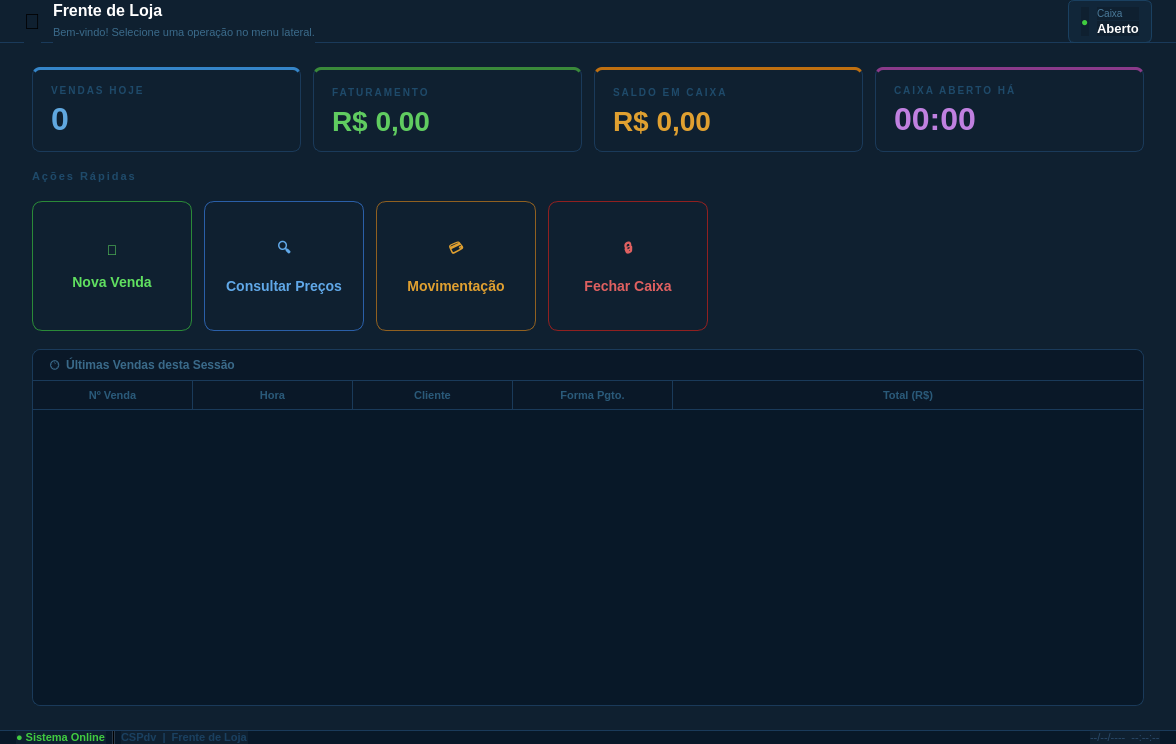
<?xml version="1.0" encoding="UTF-8"?>
<ui version="4.0">
 <class>TelaHomeFrenteLoja</class>
 <widget class="QWidget" name="TelaHomeFrenteLoja">
  <property name="geometry">
   <rect><x>0</x><y>0</y><width>1176</width><height>744</height></rect>
  </property>
  <property name="windowTitle"><string>CSPdv - Frente de Loja</string></property>
  <property name="styleSheet">
   <string notr="true">
    QWidget { font-family: Arial; background-color: #0f2030; }
   </string>
  </property>

  <layout class="QVBoxLayout" name="mainVLayout">
   <property name="spacing"><number>0</number></property>
   <property name="leftMargin"><number>0</number></property>
   <property name="topMargin"><number>0</number></property>
   <property name="rightMargin"><number>0</number></property>
   <property name="bottomMargin"><number>0</number></property>

   <!-- HEADER INTERNO -->
   <item>
    <widget class="QFrame" name="frameHeader">
     <property name="minimumHeight"><number>56</number></property>
     <property name="maximumHeight"><number>56</number></property>
     <property name="styleSheet">
      <string notr="true">
       QFrame#frameHeader {
        background: qlineargradient(x1:0,y1:0,x2:0,y2:1,
         stop:0 #1a3a5a, stop:1 #0a1828);
        border-bottom: 1px solid #1a3a5a;
       }
      </string>
     </property>
     <layout class="QHBoxLayout" name="headerHL">
      <property name="spacing"><number>12</number></property>
      <property name="leftMargin"><number>24</number></property>
      <property name="topMargin"><number>0</number></property>
      <property name="rightMargin"><number>24</number></property>
      <property name="bottomMargin"><number>0</number></property>
      <item>
       <widget class="QLabel" name="lblHeaderIcone">
        <property name="text"><string>&#128722;</string></property>
        <property name="styleSheet"><string notr="true">font-size:22px;</string></property>
       </widget>
      </item>
      <item>
       <layout class="QVBoxLayout"><property name="spacing"><number>1</number></property>
        <item><widget class="QLabel" name="lblHeaderTitulo"><property name="text"><string>Frente de Loja</string></property><property name="styleSheet"><string notr="true">color:white;font-size:16px;font-weight:bold;</string></property></widget></item>
        <item><widget class="QLabel" name="lblHeaderSub"><property name="text"><string>Bem-vindo! Selecione uma opera&#231;&#227;o no menu lateral.</string></property><property name="styleSheet"><string notr="true">color:#3a6a8a;font-size:11px;</string></property></widget></item>
       </layout>
      </item>
      <item><spacer><property name="orientation"><enum>Qt::Horizontal</enum></property><property name="sizeHint" stdset="0"><size><width>20</width><height>10</height></size></property></spacer></item>
      <!-- Status do caixa no header -->
      <item>
       <widget class="QFrame" name="frameStatusCaixaHeader">
        <property name="styleSheet"><string notr="true">QFrame#frameStatusCaixaHeader{background-color:rgba(53,133,200,15);border:1px solid #1a4060;border-radius:6px;}</string></property>
        <layout class="QHBoxLayout" name="statusCaixaHL">
         <property name="spacing"><number>8</number></property>
         <property name="leftMargin"><number>12</number></property><property name="topMargin"><number>6</number></property>
         <property name="rightMargin"><number>12</number></property><property name="bottomMargin"><number>6</number></property>
         <item><widget class="QLabel" name="lblStatusCaixaIcon"><property name="text"><string>&#9679;</string></property><property name="styleSheet"><string notr="true">font-size:12px;color:#40cc40;</string></property></widget></item>
         <item>
          <layout class="QVBoxLayout"><property name="spacing"><number>1</number></property>
           <item><widget class="QLabel" name="lblStatusCaixaLabel"><property name="text"><string>Caixa</string></property><property name="styleSheet"><string notr="true">font-size:10px;color:#4a7a9a;</string></property></widget></item>
           <item><widget class="QLabel" name="lblStatusCaixaValor"><property name="text"><string>Aberto</string></property><property name="styleSheet"><string notr="true">font-size:13px;font-weight:bold;color:white;</string></property></widget></item>
          </layout>
         </item>
        </layout>
       </widget>
      </item>
     </layout>
    </widget>
   </item>

   <!-- CONTEÚDO PRINCIPAL -->
   <item>
    <widget class="QWidget" name="widgetContent">
     <layout class="QVBoxLayout" name="contentVLayout">
      <property name="spacing"><number>18</number></property>
      <property name="leftMargin"><number>32</number></property>
      <property name="topMargin"><number>24</number></property>
      <property name="rightMargin"><number>32</number></property>
      <property name="bottomMargin"><number>24</number></property>

      <!-- Cards de resumo do caixa atual -->
      <item>
       <layout class="QHBoxLayout" name="cardsHL"><property name="spacing"><number>12</number></property>

        <!-- Card: Vendas da sessão -->
        <item>
         <widget class="QFrame" name="cardVendasSessao">
          <property name="minimumHeight"><number>90</number></property>
          <property name="styleSheet">
           <string notr="true">
            QFrame#cardVendasSessao {
             background: qlineargradient(x1:0,y1:0,x2:0,y2:1,
              stop:0 #0d2030, stop:1 #081828);
             border: 1px solid #1a3a5a;
             border-top: 3px solid #3585c8;
             border-radius: 8px;
            }
           </string>
          </property>
          <layout class="QVBoxLayout" name="cardVendasVL">
           <property name="spacing"><number>4</number></property>
           <property name="leftMargin"><number>18</number></property><property name="topMargin"><number>14</number></property>
           <property name="rightMargin"><number>18</number></property><property name="bottomMargin"><number>14</number></property>
           <item><widget class="QLabel" name="lblCardVendasLabel"><property name="text"><string>VENDAS HOJE</string></property><property name="styleSheet"><string notr="true">font-size:10px;font-weight:bold;color:#1e4a6a;letter-spacing:2px;</string></property></widget></item>
           <item><widget class="QLabel" name="lblCardVendasValor"><property name="text"><string>0</string></property><property name="styleSheet"><string notr="true">font-size:32px;font-weight:bold;color:#60a8e0;</string></property></widget></item>
          </layout>
         </widget>
        </item>

        <!-- Card: Faturamento -->
        <item>
         <widget class="QFrame" name="cardFaturamento">
          <property name="minimumHeight"><number>90</number></property>
          <property name="styleSheet">
           <string notr="true">
            QFrame#cardFaturamento {
             background: qlineargradient(x1:0,y1:0,x2:0,y2:1,
              stop:0 #0d2030, stop:1 #081828);
             border: 1px solid #1a3a5a;
             border-top: 3px solid #3a8a3a;
             border-radius: 8px;
            }
           </string>
          </property>
          <layout class="QVBoxLayout" name="cardFatVL">
           <property name="spacing"><number>4</number></property>
           <property name="leftMargin"><number>18</number></property><property name="topMargin"><number>14</number></property>
           <property name="rightMargin"><number>18</number></property><property name="bottomMargin"><number>14</number></property>
           <item><widget class="QLabel" name="lblCardFatLabel"><property name="text"><string>FATURAMENTO</string></property><property name="styleSheet"><string notr="true">font-size:10px;font-weight:bold;color:#1e4a6a;letter-spacing:2px;</string></property></widget></item>
           <item><widget class="QLabel" name="lblCardFatValor"><property name="text"><string>R$ 0,00</string></property><property name="styleSheet"><string notr="true">font-size:28px;font-weight:bold;color:#60cc60;</string></property></widget></item>
          </layout>
         </widget>
        </item>

        <!-- Card: Saldo em Caixa -->
        <item>
         <widget class="QFrame" name="cardSaldoCaixa">
          <property name="minimumHeight"><number>90</number></property>
          <property name="styleSheet">
           <string notr="true">
            QFrame#cardSaldoCaixa {
             background: qlineargradient(x1:0,y1:0,x2:0,y2:1,
              stop:0 #0d2030, stop:1 #081828);
             border: 1px solid #1a3a5a;
             border-top: 3px solid #c07010;
             border-radius: 8px;
            }
           </string>
          </property>
          <layout class="QVBoxLayout" name="cardSaldoVL">
           <property name="spacing"><number>4</number></property>
           <property name="leftMargin"><number>18</number></property><property name="topMargin"><number>14</number></property>
           <property name="rightMargin"><number>18</number></property><property name="bottomMargin"><number>14</number></property>
           <item><widget class="QLabel" name="lblCardSaldoLabel"><property name="text"><string>SALDO EM CAIXA</string></property><property name="styleSheet"><string notr="true">font-size:10px;font-weight:bold;color:#1e4a6a;letter-spacing:2px;</string></property></widget></item>
           <item><widget class="QLabel" name="lblCardSaldoValor"><property name="text"><string>R$ 0,00</string></property><property name="styleSheet"><string notr="true">font-size:28px;font-weight:bold;color:#e0a030;</string></property></widget></item>
          </layout>
         </widget>
        </item>

        <!-- Card: Caixa aberto há -->
        <item>
         <widget class="QFrame" name="cardTempoAberto">
          <property name="minimumHeight"><number>90</number></property>
          <property name="styleSheet">
           <string notr="true">
            QFrame#cardTempoAberto {
             background: qlineargradient(x1:0,y1:0,x2:0,y2:1,
              stop:0 #0d2030, stop:1 #081828);
             border: 1px solid #1a3a5a;
             border-top: 3px solid #8a3a8a;
             border-radius: 8px;
            }
           </string>
          </property>
          <layout class="QVBoxLayout" name="cardTempoVL">
           <property name="spacing"><number>4</number></property>
           <property name="leftMargin"><number>18</number></property><property name="topMargin"><number>14</number></property>
           <property name="rightMargin"><number>18</number></property><property name="bottomMargin"><number>14</number></property>
           <item><widget class="QLabel" name="lblCardTempoLabel"><property name="text"><string>CAIXA ABERTO H&#193;</string></property><property name="styleSheet"><string notr="true">font-size:10px;font-weight:bold;color:#1e4a6a;letter-spacing:2px;</string></property></widget></item>
           <item><widget class="QLabel" name="lblCardTempoValor"><property name="text"><string>00:00</string></property><property name="styleSheet"><string notr="true">font-size:32px;font-weight:bold;color:#c080e0;</string></property></widget></item>
          </layout>
         </widget>
        </item>

       </layout>
      </item>

      <!-- Atalhos rápidos -->
      <item>
       <widget class="QLabel" name="lblAtalhosTitle">
        <property name="text"><string>A&#231;&#245;es R&#225;pidas</string></property>
        <property name="styleSheet"><string notr="true">color:#1e4a6a;font-size:11px;font-weight:bold;letter-spacing:2px;</string></property>
       </widget>
      </item>

      <item>
       <layout class="QHBoxLayout" name="atalhosHL"><property name="spacing"><number>12</number></property>

        <!-- Atalho: Nova Venda -->
        <item>
         <widget class="QPushButton" name="btnAtalhoNovaVenda">
          <property name="text"><string>&#128722;&#10;&#10;Nova Venda</string></property>
          <property name="minimumSize"><size><width>160</width><height>130</height></size></property>
          <property name="styleSheet">
           <string notr="true">
            QPushButton {
             background: qlineargradient(x1:0,y1:0,x2:0,y2:1,
              stop:0 #1a6028, stop:1 #0d3010);
             border: 1px solid #2a8a38;
             border-radius: 10px;
             color: #60e060;
             font-size: 14px;
             font-weight: bold;
            }
            QPushButton:hover {
             background: qlineargradient(x1:0,y1:0,x2:0,y2:1,
              stop:0 #206830, stop:1 #103818);
             border-color: #48cc58;
            }
            QPushButton:pressed {
             background: qlineargradient(x1:0,y1:0,x2:0,y2:1,
              stop:0 #0d3010, stop:1 #061808);
            }
           </string>
          </property>
         </widget>
        </item>

        <!-- Atalho: Consulta de Preços -->
        <item>
         <widget class="QPushButton" name="btnAtalhoConsulta">
          <property name="text"><string>&#128269;&#10;&#10;Consultar Pre&#231;os</string></property>
          <property name="minimumSize"><size><width>160</width><height>130</height></size></property>
          <property name="styleSheet">
           <string notr="true">
            QPushButton {
             background: qlineargradient(x1:0,y1:0,x2:0,y2:1,
              stop:0 #1a3a6a, stop:1 #0d1e38);
             border: 1px solid #2a5fa8;
             border-radius: 10px;
             color: #60a8e8;
             font-size: 14px;
             font-weight: bold;
            }
            QPushButton:hover {
             background: qlineargradient(x1:0,y1:0,x2:0,y2:1,
              stop:0 #204478, stop:1 #102240);
             border-color: #4888cc;
            }
            QPushButton:pressed {
             background: qlineargradient(x1:0,y1:0,x2:0,y2:1,
              stop:0 #0d1e38, stop:1 #060e1c);
            }
           </string>
          </property>
         </widget>
        </item>

        <!-- Atalho: Movimentação -->
        <item>
         <widget class="QPushButton" name="btnAtalhoMovimentacao">
          <property name="text"><string>&#128179;&#10;&#10;Movimenta&#231;&#227;o</string></property>
          <property name="minimumSize"><size><width>160</width><height>130</height></size></property>
          <property name="styleSheet">
           <string notr="true">
            QPushButton {
             background: qlineargradient(x1:0,y1:0,x2:0,y2:1,
              stop:0 #4a3010, stop:1 #281808);
             border: 1px solid #906020;
             border-radius: 10px;
             color: #e0a030;
             font-size: 14px;
             font-weight: bold;
            }
            QPushButton:hover {
             background: qlineargradient(x1:0,y1:0,x2:0,y2:1,
              stop:0 #583818, stop:1 #30200a);
             border-color: #c08030;
            }
            QPushButton:pressed {
             background: qlineargradient(x1:0,y1:0,x2:0,y2:1,
              stop:0 #281808, stop:1 #140c04);
            }
           </string>
          </property>
         </widget>
        </item>

        <!-- Atalho: Fechar Caixa -->
        <item>
         <widget class="QPushButton" name="btnAtalhoFecharCaixa">
          <property name="text"><string>&#128274;&#10;&#10;Fechar Caixa</string></property>
          <property name="minimumSize"><size><width>160</width><height>130</height></size></property>
          <property name="styleSheet">
           <string notr="true">
            QPushButton {
             background: qlineargradient(x1:0,y1:0,x2:0,y2:1,
              stop:0 #4a1010, stop:1 #280808);
             border: 1px solid #902020;
             border-radius: 10px;
             color: #e06060;
             font-size: 14px;
             font-weight: bold;
            }
            QPushButton:hover {
             background: qlineargradient(x1:0,y1:0,x2:0,y2:1,
              stop:0 #581818, stop:1 #300a0a);
             border-color: #c03030;
            }
            QPushButton:pressed {
             background: qlineargradient(x1:0,y1:0,x2:0,y2:1,
              stop:0 #280808, stop:1 #140404);
            }
           </string>
          </property>
         </widget>
        </item>

        <item><spacer><property name="orientation"><enum>Qt::Horizontal</enum></property><property name="sizeHint" stdset="0"><size><width>20</width><height>10</height></size></property></spacer></item>

       </layout>
      </item>

      <!-- Últimas vendas da sessão -->
      <item>
       <widget class="QFrame" name="frameUltimasVendas">
        <property name="styleSheet">
         <string notr="true">
          QFrame#frameUltimasVendas {
           background-color: #0d2030;
           border: 1px solid #1a3a5a;
           border-radius: 8px;
          }
         </string>
        </property>
        <layout class="QVBoxLayout" name="ultimasVendasVL">
         <property name="spacing"><number>0</number></property>
         <property name="leftMargin"><number>0</number></property>
         <property name="topMargin"><number>0</number></property>
         <property name="rightMargin"><number>0</number></property>
         <property name="bottomMargin"><number>0</number></property>

         <item>
          <widget class="QLabel" name="lblUltimasVendasHeader">
           <property name="text"><string>&#128336;  &#218;ltimas Vendas desta Sess&#227;o</string></property>
           <property name="minimumHeight"><number>36</number></property>
           <property name="maximumHeight"><number>36</number></property>
           <property name="styleSheet">
            <string notr="true">
             QLabel {
              background-color: #0a1828;
              color: #3a6a8a;
              font-size: 12px;
              font-weight: bold;
              padding: 8px 14px;
              border-top-left-radius: 8px;
              border-top-right-radius: 8px;
              border-bottom: 1px solid #1a3a5a;
             }
            </string>
           </property>
          </widget>
         </item>

         <item>
          <widget class="QTableWidget" name="tableUltimasVendas">
           <property name="styleSheet">
            <string notr="true">
             QTableWidget{background-color:#081828;alternate-background-color:#0a1e30;border:none;border-bottom-left-radius:8px;border-bottom-right-radius:8px;font-size:12px;gridline-color:#1a3a5a;outline:0;color:#a0c8e8;}
             QTableWidget::item{padding:5px 10px;}
             QTableWidget::item:selected{background-color:#1a4a7a;color:white;}
             QTableWidget::item:hover:!selected{background-color:#0f2840;}
             QHeaderView::section:horizontal{background-color:#0a1828;color:#2a5a7a;font-size:11px;font-weight:bold;padding:5px 10px;border:none;border-right:1px solid #1a3a5a;border-bottom:1px solid #1a3a5a;}
             QHeaderView::section:horizontal:last{border-right:none;}
             QHeaderView::section:horizontal:checked{background-color:#0a1828;color:#2a5a7a;}
             QHeaderView::section:vertical{background-color:#0a1828;color:#0a1828;border:none;border-bottom:1px solid #1a3a5a;border-right:1px solid #1a3a5a;width:14px;}
             QHeaderView::section:vertical:checked{background-color:#1a4a7a;color:#1a4a7a;}
             QTableCornerButton::section{background-color:#0a1828;border:none;border-bottom:1px solid #1a3a5a;border-right:1px solid #1a3a5a;}
             QScrollBar:vertical{background:#081828;width:8px;margin:0;}
             QScrollBar::handle:vertical{background:#1a3a5a;border-radius:3px;min-height:20px;}
             QScrollBar::handle:vertical:hover{background:#3585c8;}
             QScrollBar::add-line:vertical,QScrollBar::sub-line:vertical{height:0px;}
            </string>
           </property>
           <property name="columnCount"><number>5</number></property>
           <property name="rowCount"><number>0</number></property>
           <property name="selectionBehavior"><enum>QAbstractItemView::SelectRows</enum></property>
           <property name="editTriggers"><set>QAbstractItemView::NoEditTriggers</set></property>
           <property name="alternatingRowColors"><bool>true</bool></property>
           <property name="showGrid"><bool>true</bool></property>
           <property name="sortingEnabled"><bool>false</bool></property>
           <attribute name="horizontalHeaderVisible"><bool>true</bool></attribute>
           <attribute name="horizontalHeaderStretchLastSection"><bool>true</bool></attribute>
           <attribute name="horizontalHeaderHighlightSections"><bool>false</bool></attribute>
           <attribute name="horizontalHeaderDefaultSectionSize"><number>160</number></attribute>
           <attribute name="verticalHeaderVisible"><bool>true</bool></attribute>
           <attribute name="verticalHeaderDefaultSectionSize"><number>28</number></attribute>
           <attribute name="verticalHeaderHighlightSections"><bool>false</bool></attribute>
           <column><property name="text"><string>N&#186; Venda</string></property></column>
           <column><property name="text"><string>Hora</string></property></column>
           <column><property name="text"><string>Cliente</string></property></column>
           <column><property name="text"><string>Forma Pgto.</string></property></column>
           <column><property name="text"><string>Total (R$)</string></property></column>
          </widget>
         </item>

        </layout>
       </widget>
      </item>

     </layout>
    </widget>
   </item>

   <!-- STATUS BAR -->
   <item>
    <widget class="QFrame" name="frameStatusBar">
     <property name="minimumHeight"><number>26</number></property>
     <property name="maximumHeight"><number>26</number></property>
     <property name="styleSheet">
      <string notr="true">
       QFrame#frameStatusBar {
        background-color: #081828;
        border-top: 1px solid #1a3a5a;
       }
      </string>
     </property>
     <layout class="QHBoxLayout" name="statusHL">
      <property name="leftMargin"><number>16</number></property><property name="topMargin"><number>0</number></property>
      <property name="rightMargin"><number>16</number></property><property name="bottomMargin"><number>0</number></property>
      <item><widget class="QLabel" name="lblStatusSistema"><property name="text"><string>&#9679; Sistema Online</string></property><property name="styleSheet"><string notr="true">color:#40cc40;font-size:11px;font-weight:bold;</string></property></widget></item>
      <item><widget class="QFrame" name="frameSepStatus"><property name="minimumWidth"><number>1</number></property><property name="maximumWidth"><number>1</number></property><property name="styleSheet"><string notr="true">background-color:#2a3a4a;</string></property><property name="frameShape"><enum>QFrame::VLine</enum></property></widget></item>
      <item><widget class="QLabel" name="lblStatusBar"><property name="text"><string>CSPdv  |  Frente de Loja</string></property><property name="styleSheet"><string notr="true">color:#1a4060;font-size:11px;font-weight:bold;</string></property></widget></item>
      <item><spacer><property name="orientation"><enum>Qt::Horizontal</enum></property><property name="sizeHint" stdset="0"><size><width>20</width><height>10</height></size></property></spacer></item>
      <item><widget class="QLabel" name="lblStatusDataHora"><property name="text"><string>--/--/----  --:--:--</string></property><property name="styleSheet"><string notr="true">color:#2a4a6a;font-size:11px;</string></property></widget></item>
     </layout>
    </widget>
   </item>

  </layout>
 </widget>

 <resources/>
 <connections/>
</ui>
